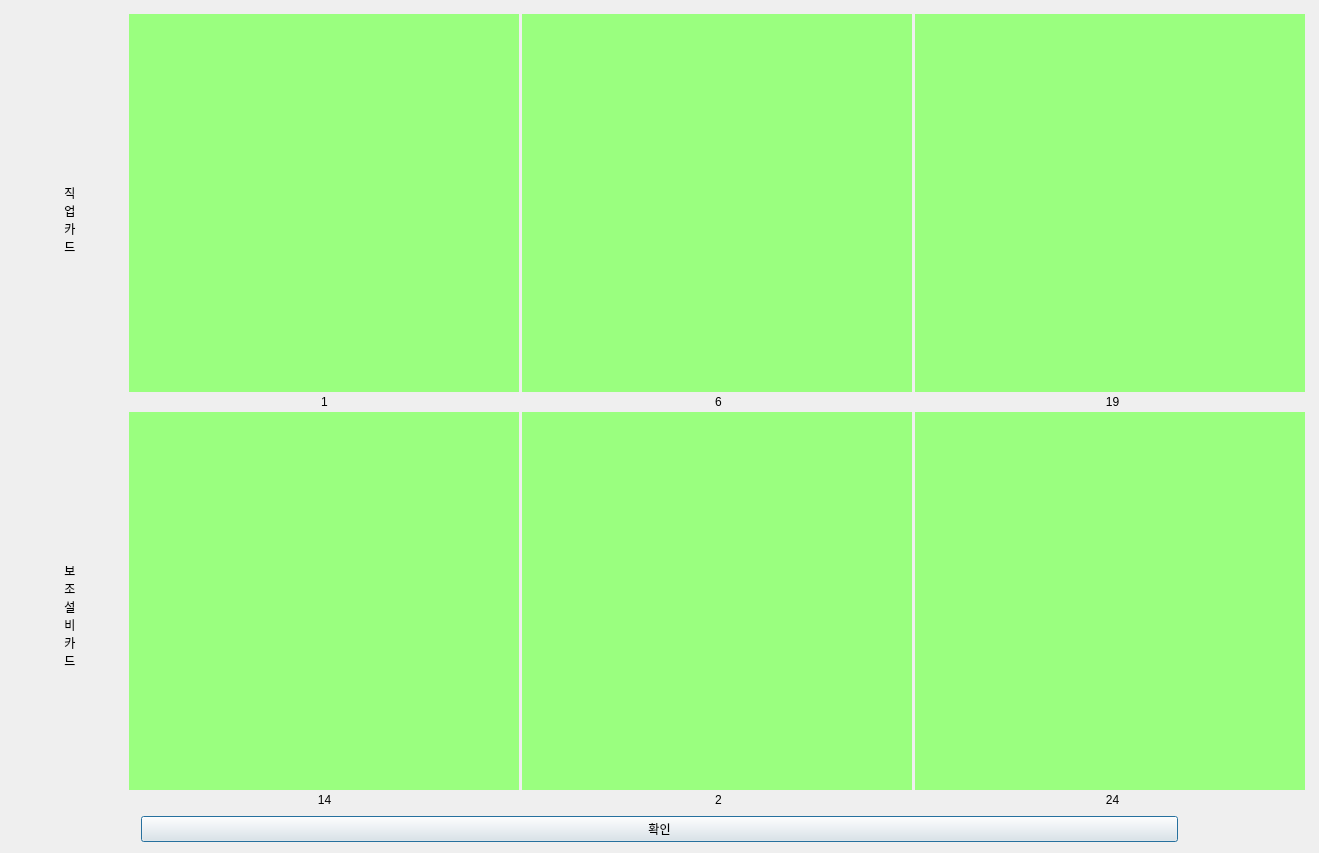
<?xml version="1.0" encoding="UTF-8"?>
<ui version="4.0">
 <class>Dialog</class>
 <widget class="QDialog" name="Dialog">
  <property name="geometry">
   <rect>
    <x>0</x>
    <y>0</y>
    <width>1319</width>
    <height>853</height>
   </rect>
  </property>
  <property name="windowTitle">
   <string>Dialog</string>
  </property>
  <layout class="QVBoxLayout" name="verticalLayout">
   <item>
    <layout class="QHBoxLayout" name="horizontalLayout_2" stretch="1,10">
     <property name="spacing">
      <number>0</number>
     </property>
     <property name="topMargin">
      <number>3</number>
     </property>
     <property name="bottomMargin">
      <number>3</number>
     </property>
     <item>
      <layout class="QVBoxLayout" name="verticalLayout_1">
       <property name="spacing">
        <number>0</number>
       </property>
       <item>
        <widget class="QLabel" name="label_1">
         <property name="sizePolicy">
          <sizepolicy hsizetype="Minimum" vsizetype="Minimum">
           <horstretch>0</horstretch>
           <verstretch>0</verstretch>
          </sizepolicy>
         </property>
         <property name="text">
          <string>
직
업
카
드</string>
         </property>
         <property name="textFormat">
          <enum>Qt::AutoText</enum>
         </property>
         <property name="scaledContents">
          <bool>false</bool>
         </property>
         <property name="alignment">
          <set>Qt::AlignCenter</set>
         </property>
         <property name="indent">
          <number>15</number>
         </property>
        </widget>
       </item>
       <item>
        <widget class="QLabel" name="label_2">
         <property name="sizePolicy">
          <sizepolicy hsizetype="Minimum" vsizetype="Minimum">
           <horstretch>0</horstretch>
           <verstretch>0</verstretch>
          </sizepolicy>
         </property>
         <property name="text">
          <string>
보
조
설
비
카
드</string>
         </property>
         <property name="alignment">
          <set>Qt::AlignCenter</set>
         </property>
         <property name="indent">
          <number>15</number>
         </property>
        </widget>
       </item>
      </layout>
     </item>
     <item>
      <layout class="QVBoxLayout" name="verticalLayout_2" stretch="1,0,1,0">
       <property name="spacing">
        <number>3</number>
       </property>
       <item>
        <layout class="QHBoxLayout" name="horizontalLayout_1">
         <property name="spacing">
          <number>-1</number>
         </property>
         <property name="rightMargin">
          <number>3</number>
         </property>
         <item>
          <widget class="QWidget" name="widget_job_1" native="true">
           <property name="sizePolicy">
            <sizepolicy hsizetype="Minimum" vsizetype="Minimum">
             <horstretch>0</horstretch>
             <verstretch>0</verstretch>
            </sizepolicy>
           </property>
           <property name="styleSheet">
            <string notr="true">background-color: rgb(154, 255, 127);</string>
           </property>
          </widget>
         </item>
         <item>
          <widget class="QWidget" name="widget_job_2" native="true">
           <property name="sizePolicy">
            <sizepolicy hsizetype="Minimum" vsizetype="Minimum">
             <horstretch>0</horstretch>
             <verstretch>0</verstretch>
            </sizepolicy>
           </property>
           <property name="styleSheet">
            <string notr="true">background-color: rgb(154, 255, 127);</string>
           </property>
          </widget>
         </item>
         <item>
          <widget class="QWidget" name="widget_job_3" native="true">
           <property name="enabled">
            <bool>true</bool>
           </property>
           <property name="sizePolicy">
            <sizepolicy hsizetype="Minimum" vsizetype="Minimum">
             <horstretch>0</horstretch>
             <verstretch>0</verstretch>
            </sizepolicy>
           </property>
           <property name="styleSheet">
            <string notr="true">background-color: rgb(154, 255, 127);</string>
           </property>
          </widget>
         </item>
        </layout>
       </item>
       <item>
        <layout class="QHBoxLayout" name="horizontalLayout_number_1">
         <item>
          <widget class="QLabel" name="label_number_1">
           <property name="text">
            <string>1</string>
           </property>
           <property name="alignment">
            <set>Qt::AlignCenter</set>
           </property>
          </widget>
         </item>
         <item>
          <widget class="QLabel" name="label_number_2">
           <property name="text">
            <string>6</string>
           </property>
           <property name="alignment">
            <set>Qt::AlignCenter</set>
           </property>
          </widget>
         </item>
         <item>
          <widget class="QLabel" name="label_number_3">
           <property name="text">
            <string>19</string>
           </property>
           <property name="alignment">
            <set>Qt::AlignCenter</set>
           </property>
          </widget>
         </item>
        </layout>
       </item>
       <item>
        <layout class="QHBoxLayout" name="horizontalLayout_3">
         <property name="rightMargin">
          <number>3</number>
         </property>
         <item>
          <widget class="QWidget" name="widget_sub_1" native="true">
           <property name="sizePolicy">
            <sizepolicy hsizetype="Minimum" vsizetype="Minimum">
             <horstretch>0</horstretch>
             <verstretch>0</verstretch>
            </sizepolicy>
           </property>
           <property name="styleSheet">
            <string notr="true">background-color: rgb(154, 255, 127);</string>
           </property>
          </widget>
         </item>
         <item>
          <widget class="QWidget" name="widget_sub_2" native="true">
           <property name="sizePolicy">
            <sizepolicy hsizetype="Minimum" vsizetype="Minimum">
             <horstretch>0</horstretch>
             <verstretch>0</verstretch>
            </sizepolicy>
           </property>
           <property name="styleSheet">
            <string notr="true">background-color: rgb(154, 255, 127);</string>
           </property>
          </widget>
         </item>
         <item>
          <widget class="QWidget" name="widget_sub_3" native="true">
           <property name="sizePolicy">
            <sizepolicy hsizetype="Minimum" vsizetype="Minimum">
             <horstretch>0</horstretch>
             <verstretch>0</verstretch>
            </sizepolicy>
           </property>
           <property name="styleSheet">
            <string notr="true">background-color: rgb(154, 255, 127);</string>
           </property>
          </widget>
         </item>
        </layout>
       </item>
       <item>
        <layout class="QHBoxLayout" name="horizontalLayout_number_2">
         <item>
          <widget class="QLabel" name="label_number_4">
           <property name="text">
            <string>14</string>
           </property>
           <property name="alignment">
            <set>Qt::AlignCenter</set>
           </property>
          </widget>
         </item>
         <item>
          <widget class="QLabel" name="label_number_5">
           <property name="text">
            <string>2</string>
           </property>
           <property name="alignment">
            <set>Qt::AlignCenter</set>
           </property>
          </widget>
         </item>
         <item>
          <widget class="QLabel" name="label_number_6">
           <property name="text">
            <string>24</string>
           </property>
           <property name="alignment">
            <set>Qt::AlignCenter</set>
           </property>
          </widget>
         </item>
        </layout>
       </item>
      </layout>
     </item>
    </layout>
   </item>
   <item>
    <layout class="QHBoxLayout" name="horizontalLayout" stretch="1,8,1">
     <item>
      <spacer name="horizontalSpacer">
       <property name="orientation">
        <enum>Qt::Horizontal</enum>
       </property>
       <property name="sizeHint" stdset="0">
        <size>
         <width>40</width>
         <height>20</height>
        </size>
       </property>
      </spacer>
     </item>
     <item>
      <widget class="QPushButton" name="pushButton">
       <property name="text">
        <string>확인</string>
       </property>
      </widget>
     </item>
     <item>
      <spacer name="horizontalSpacer_2">
       <property name="orientation">
        <enum>Qt::Horizontal</enum>
       </property>
       <property name="sizeHint" stdset="0">
        <size>
         <width>40</width>
         <height>20</height>
        </size>
       </property>
      </spacer>
     </item>
    </layout>
   </item>
  </layout>
 </widget>
 <resources>
  <include location="../../MyQRC.qrc"/>
 </resources>
 <connections/>
</ui>
